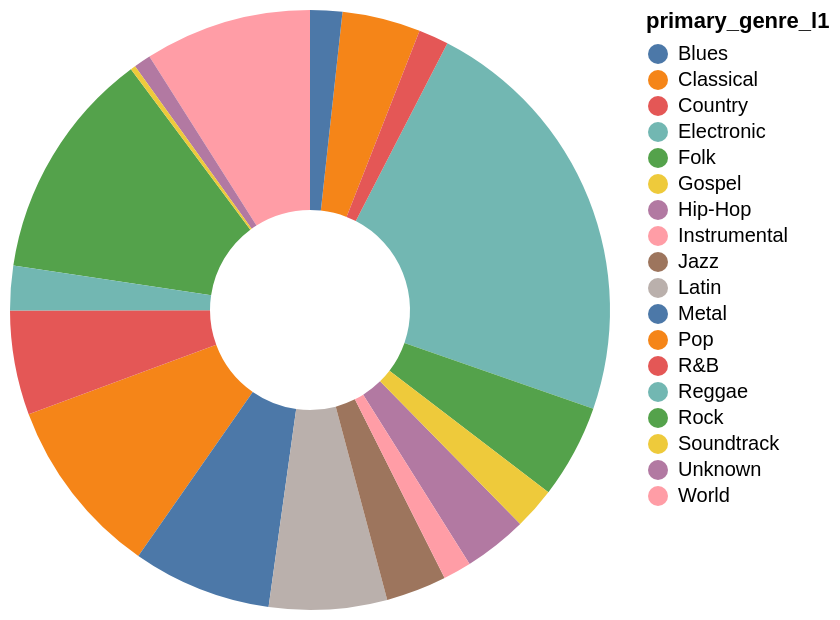

The cell this chart's notebook holds for it:
### Code cell
alt.Chart(artist_count).mark_arc(innerRadius= 50).encode(
    theta='artist_pct:Q',
    color = 'primary_genre_l1:N',
    tooltip = ['primary_genre_l1','artist_pct']
)

### Figure 1 — Vega-Lite specification as saved in the notebook (floating-point values rounded to 4 significant figures)
{"config": {"view": {"continuousWidth": 300, "continuousHeight": 300}}, "data": {"name": "data-bdc4ba39f96432b2e0f09401dfea1fe5"}, "mark": {"type": "arc", "innerRadius": 50}, "encoding": {"color": {"field": "primary_genre_l1", "type": "nominal"}, "theta": {"field": "artist_pct", "type": "quantitative"}, "tooltip": [{"field": "primary_genre_l1", "type": "nominal"}, {"field": "artist_pct", "type": "quantitative"}]}, "$schema": "https://vega.github.io/schema/vega-lite/v6.4.1.json", "datasets": {"data-bdc4ba39f96432b2e0f09401dfea1fe5": [{"primary_genre_l1": "Electronic", "total_artists": 15800, "artist_pct": 22.76}, {"primary_genre_l1": "Rock", "total_artists": 8644, "artist_pct": 12.45}, {"primary_genre_l1": "Pop", "total_artists": 6707, "artist_pct": 9.66}, {"primary_genre_l1": "World", "total_artists": 6237, "artist_pct": 8.99}, {"primary_genre_l1": "Metal", "total_artists": 5202, "artist_pct": 7.49}, {"primary_genre_l1": "Latin", "total_artists": 4410, "artist_pct": 6.35}, {"primary_genre_l1": "R&B", "total_artists": 3904, "artist_pct": 5.62}, {"primary_genre_l1": "Folk", "total_artists": 3508, "artist_pct": 5.05}, {"primary_genre_l1": "Classical", "total_artists": 2927, "artist_pct": 4.22}, {"primary_genre_l1": "Hip-Hop", "total_artists": 2381, "artist_pct": 3.43}, {"primary_genre_l1": "Jazz", "total_artists": 2262, "artist_pct": 3.26}, {"primary_genre_l1": "Reggae", "total_artists": 1660, "artist_pct": 2.39}, {"primary_genre_l1": "Gospel", "total_artists": 1569, "artist_pct": 2.26}, {"primary_genre_l1": "Blues", "total_artists": 1200, "artist_pct": 1.73}, {"primary_genre_l1": "Country", "total_artists": 1123, "artist_pct": 1.62}, {"primary_genre_l1": "Instrumental", "total_artists": 1057, "artist_pct": 1.52}, {"primary_genre_l1": "Unknown", "total_artists": 636, "artist_pct": 0.92}, {"primary_genre_l1": "Soundtrack", "total_artists": 187, "artist_pct": 0.27}]}}
